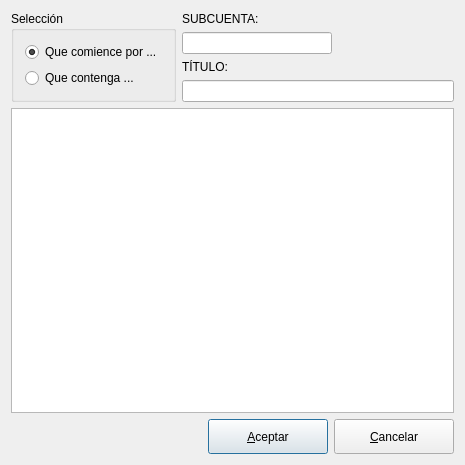
<ui version="4.0" >
 <author>José Manuel Díez Botella y Iván González Millán</author>
 <class>buscasubcuenta</class>
 <widget class="QDialog" name="buscasubcuenta" >
  <property name="geometry" >
   <rect>
    <x>0</x>
    <y>0</y>
    <width>465</width>
    <height>465</height>
   </rect>
  </property>
  <property name="windowTitle" >
   <string>Búsqueda de SUBCUENTA</string>
  </property>
  <layout class="QGridLayout" >
   <item row="0" column="0" >
    <layout class="QHBoxLayout" >
     <property name="spacing" >
      <number>6</number>
     </property>
     <property name="margin" >
      <number>0</number>
     </property>
     <item>
      <widget class="QGroupBox" name="groupBox" >
       <property name="title" >
        <string>Selección</string>
       </property>
       <layout class="QGridLayout" >
        <item row="0" column="0" >
         <widget class="QRadioButton" name="ComienceRadioButton" >
          <property name="text" >
           <string>Que comience por ...</string>
          </property>
          <property name="checked" >
           <bool>true</bool>
          </property>
         </widget>
        </item>
        <item row="1" column="0" >
         <widget class="QRadioButton" name="ContengaRadioButton" >
          <property name="text" >
           <string>Que contenga ...</string>
          </property>
         </widget>
        </item>
       </layout>
      </widget>
     </item>
    </layout>
   </item>
   <item row="0" column="1" >
    <layout class="QVBoxLayout" >
     <item>
      <layout class="QVBoxLayout" >
       <property name="spacing" >
        <number>6</number>
       </property>
       <property name="margin" >
        <number>0</number>
       </property>
       <item>
        <widget class="QLabel" name="TextLabel1" >
         <property name="frameShape" >
          <enum>QFrame::NoFrame</enum>
         </property>
         <property name="frameShadow" >
          <enum>QFrame::Plain</enum>
         </property>
         <property name="text" >
          <string>SUBCUENTA:</string>
         </property>
         <property name="wordWrap" >
          <bool>false</bool>
         </property>
        </widget>
       </item>
       <item>
        <widget class="QLineEdit" name="SubcuentaLineEdit" >
         <property name="maximumSize" >
          <size>
           <width>150</width>
           <height>32767</height>
          </size>
         </property>
        </widget>
       </item>
      </layout>
     </item>
     <item>
      <layout class="QVBoxLayout" >
       <property name="spacing" >
        <number>6</number>
       </property>
       <property name="margin" >
        <number>0</number>
       </property>
       <item>
        <widget class="QLabel" name="TextLabel2" >
         <property name="frameShape" >
          <enum>QFrame::NoFrame</enum>
         </property>
         <property name="frameShadow" >
          <enum>QFrame::Plain</enum>
         </property>
         <property name="text" >
          <string>TÍTULO:</string>
         </property>
         <property name="wordWrap" >
          <bool>false</bool>
         </property>
        </widget>
       </item>
       <item>
        <widget class="QLineEdit" name="TituloLineEdit" />
       </item>
      </layout>
     </item>
    </layout>
   </item>
   <item row="1" column="0" colspan="2" >
    <widget class="QTableView" name="tableView" />
   </item>
   <item row="2" column="0" colspan="2" >
    <layout class="QHBoxLayout" >
     <item>
      <spacer>
       <property name="orientation" >
        <enum>Qt::Horizontal</enum>
       </property>
       <property name="sizeHint" stdset="0" >
        <size>
         <width>40</width>
         <height>20</height>
        </size>
       </property>
      </spacer>
     </item>
     <item>
      <widget class="QPushButton" name="AceptarBoton" >
       <property name="minimumSize" >
        <size>
         <width>120</width>
         <height>35</height>
        </size>
       </property>
       <property name="text" >
        <string>&amp;Aceptar</string>
       </property>
       <property name="icon" >
        <iconset resource="keme.qrc" >
         <normaloff>:/images/librok-42.png</normaloff>:/images/librok-42.png</iconset>
       </property>
       <property name="shortcut" >
        <string>Alt+A</string>
       </property>
      </widget>
     </item>
     <item>
      <widget class="QPushButton" name="CancelarBoton" >
       <property name="minimumSize" >
        <size>
         <width>120</width>
         <height>35</height>
        </size>
       </property>
       <property name="text" >
        <string>&amp;Cancelar</string>
       </property>
       <property name="icon" >
        <iconset resource="keme.qrc" >
         <normaloff>:/images/librok-7.png</normaloff>:/images/librok-7.png</iconset>
       </property>
       <property name="shortcut" >
        <string>Alt+C</string>
       </property>
      </widget>
     </item>
    </layout>
   </item>
  </layout>
 </widget>
 <layoutdefault spacing="6" margin="11" />
 <tabstops>
  <tabstop>TituloLineEdit</tabstop>
  <tabstop>SubcuentaLineEdit</tabstop>
  <tabstop>ComienceRadioButton</tabstop>
  <tabstop>ContengaRadioButton</tabstop>
  <tabstop>tableView</tabstop>
  <tabstop>AceptarBoton</tabstop>
  <tabstop>CancelarBoton</tabstop>
 </tabstops>
 <resources>
  <include location="keme.qrc" />
 </resources>
 <connections>
  <connection>
   <sender>AceptarBoton</sender>
   <signal>clicked()</signal>
   <receiver>buscasubcuenta</receiver>
   <slot>accept()</slot>
   <hints>
    <hint type="sourcelabel" >
     <x>348</x>
     <y>430</y>
    </hint>
    <hint type="destinationlabel" >
     <x>47</x>
     <y>442</y>
    </hint>
   </hints>
  </connection>
  <connection>
   <sender>CancelarBoton</sender>
   <signal>clicked()</signal>
   <receiver>buscasubcuenta</receiver>
   <slot>reject()</slot>
   <hints>
    <hint type="sourcelabel" >
     <x>499</x>
     <y>438</y>
    </hint>
    <hint type="destinationlabel" >
     <x>161</x>
     <y>427</y>
    </hint>
   </hints>
  </connection>
 </connections>
</ui>
